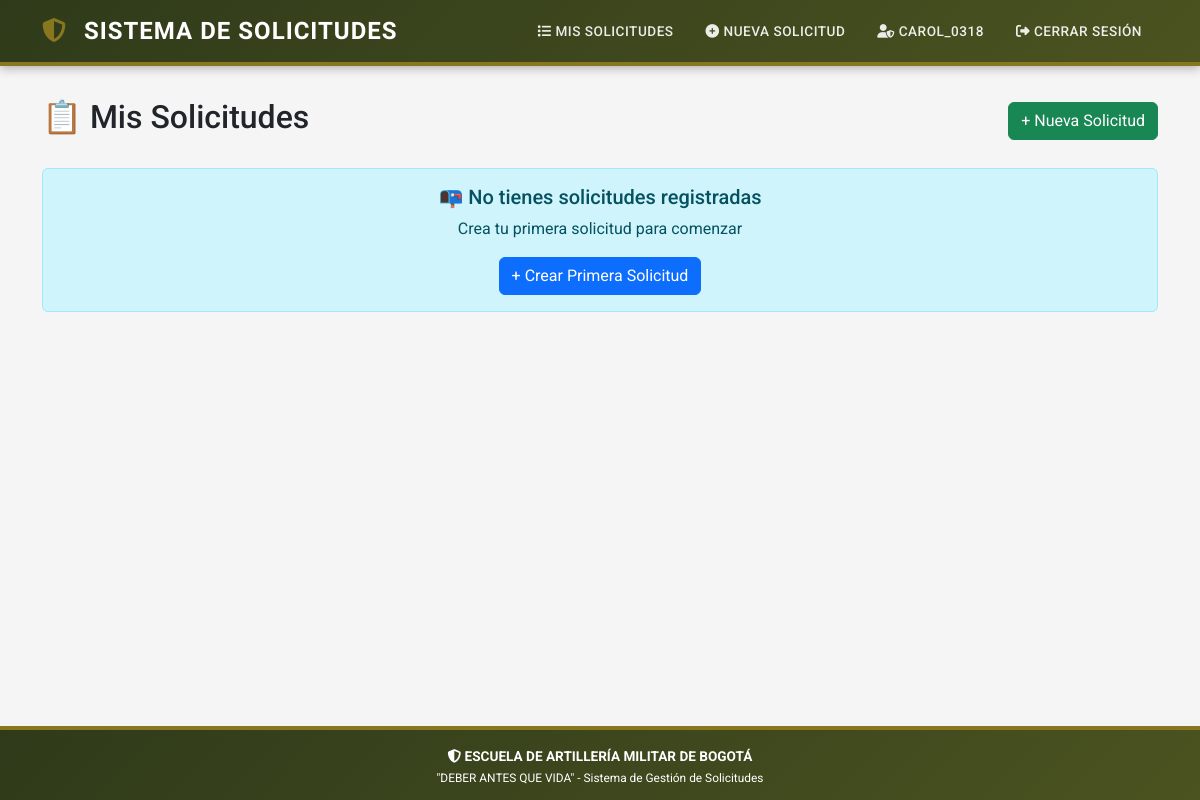
The page /solicitudes/ (signed in) on the database as committed earlier.
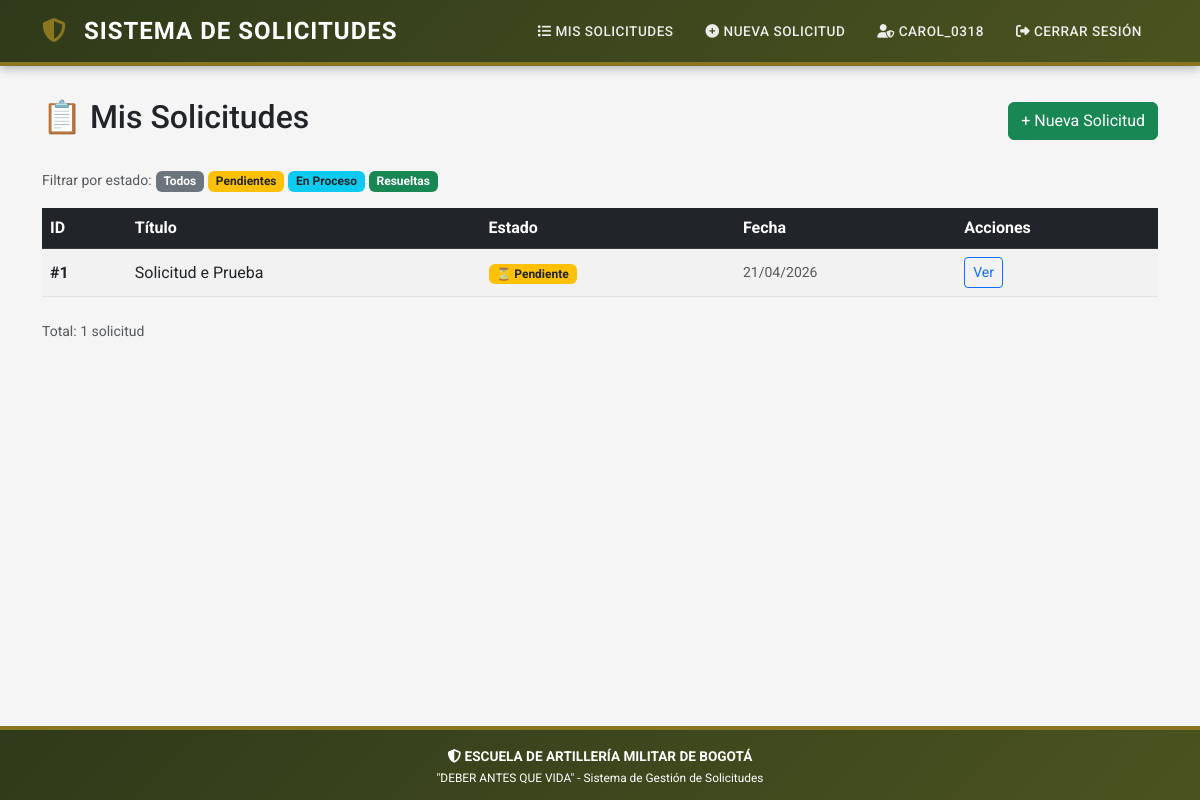
The same page on the database as committed later.
### core/models.py (models this page shows, shortened)
class Solicitud(models.Model):
    ESTADOS = [
        ('pendiente', 'Pendiente'),
        ('en_proceso', 'En Proceso'),
        ('resuelta', 'Resuelta'),
        ('rechazada', 'Rechazada'),
    ]
    titulo = models.CharField(max_length=200)
    descripcion = models.TextField()
    solicitante = models.ForeignKey(User, on_delete=models.CASCADE)
    estado = models.CharField(max_length=20, choices=ESTADOS, default='pendiente')
    fecha_creacion = models.DateTimeField(auto_now_add=True)
    fecha_actualizacion = models.DateTimeField(auto_now=True)
    class Meta:
        verbose_name = 'Solicitud'
        verbose_name_plural = 'Solicitudes'

### core/views.py (the view)
# urls.py: path('solicitudes/', views.lista_solicitudes, name='lista_solicitudes'),
@login_required
def lista_solicitudes(request):
    solicitudes = Solicitud.objects.filter(solicitante=request.user).order_by('-fecha_creacion')
    return render(request, 'core/lista_solicitudes.html', {'solicitudes': solicitudes})

### core/templates/core/lista_solicitudes.html (shortened to what this page needs)
{% extends 'core/base.html' %}
{% block content %}
<div class="d-flex justify-content-between align-items-center mb-4">
    <h2>📋 Mis Solicitudes</h2>
    <a href="{% url 'crear_solicitud' %}" class="btn btn-success">
        + Nueva Solicitud
    </a>
</div>
{% if solicitudes %}
    <div class="mb-3">
        <span class="text-muted small">Filtrar por estado:</span>
        <a href="?estado=" class="badge bg-secondary text-decoration-none">Todos</a>
        <a href="?estado=pendiente" class="badge bg-warning text-dark text-decoration-none">Pendientes</a>
        <a href="?estado=en_proceso" class="badge bg-info text-dark text-decoration-none">En Proceso</a>
        <a href="?estado=resuelta" class="badge bg-success text-decoration-none">Resueltas</a>
    </div>
    <div class="table-responsive">
        <table class="table table-striped table-hover align-middle">
            <thead class="table-dark">
                <tr>
                    <th>ID</th>
                    <th>Título</th>
                    <th>Estado</th>
                    <th>Fecha</th>
                    <th>Acciones</th>
                </tr>
            </thead>
            <tbody>
                {% for solicitud in solicitudes %}
                <tr>
                    <td><strong>#{{ solicitud.id }}</strong></td>
                    <td>{{ solicitud.titulo|truncatechars:40 }}</td>
                    <td>
                        {% if solicitud.estado == 'pendiente' %}
                            <span class="badge bg-warning text-dark">⏳ Pendiente</span>
                        {% elif solicitud.estado == 'en_proceso' %}
                            <span class="badge bg-info text-dark">🔄 En Proceso</span>
                        {% elif solicitud.estado == 'resuelta' %}
                            <span class="badge bg-success">✅ Resuelta</span>
                        {% else %}
                            <span class="badge bg-danger">❌ Rechazada</span>
                        {% endif %}
                    </td>
                    <td class="small text-muted">
                        {{ solicitud.fecha_creacion|date:"d/m/Y" }}
                    </td>
                    <td>
                        <a href="{% url 'detalle_solicitud' solicitud.id %}"
                           class="btn btn-sm btn-outline-primary">Ver</a>
                    </td>
                </tr>
                {% endfor %}
            </tbody>
        </table>
    </div>
    <div class="text-muted small mt-2">
        Total: {{ solicitudes.count }} solicitud{{ solicitudes.count|pluralize }}
    </div>
{% else %}
    <div class="alert alert-info text-center">
        <h5>📭 No tienes solicitudes registradas</h5>
        <p class="mb-3">Crea tu primera solicitud para comenzar</p>
        <a href="{% url 'crear_solicitud' %}" class="btn btn-primary">
            + Crear Primera Solicitud
        </a>
    </div>
{% endif %}
{% endblock %}

### core/templates/core/base.html (shortened to what this page needs)
<!DOCTYPE html>
<html lang="es">
<head>
    <link href="https://cdn.jsdelivr.net/npm/bootstrap@5.3.0/dist/css/bootstrap.min.css" rel="stylesheet">
    <link rel="stylesheet" href="https://cdnjs.cloudflare.com/ajax/libs/font-awesome/6.4.0/css/all.min.css">
</head>
<body>
    <nav class="navbar navbar-expand-lg navbar-military">
        <div class="container">
            <a class="navbar-brand" href="{% url 'home' %}">
                <i class="fas fa-shield-alt"></i>
                SISTEMA DE SOLICITUDES
            </a>
            <div class="collapse navbar-collapse justify-content-end" id="navbarNav">
                <ul class="navbar-nav align-items-center">
                    {% if user.is_authenticated %}
                        <li class="nav-item">
                            <a class="nav-link" href="{% url 'lista_solicitudes' %}">
                                <i class="fas fa-list"></i> Mis Solicitudes
                            </a>
                        </li>
                        <li class="nav-item">
                            <a class="nav-link" href="{% url 'crear_solicitud' %}">
                                <i class="fas fa-plus-circle"></i> Nueva Solicitud
                            </a>
                        </li>
                        <li class="nav-item">
                            <span class="nav-link">
                                <i class="fas fa-user-shield"></i> {{ user.username }}
                            </span>
                        </li>
                        <li class="nav-item">
                            <form action="{% url 'logout' %}" method="post" class="d-inline">
                                <button type="submit" class="btn btn-link nav-link">
                                    <i class="fas fa-sign-out-alt"></i> Cerrar Sesión
                                </button>
                            </form>
                        </li>
                    {% else %}
                        <li class="nav-item">
                            <a class="nav-link" href="{% url 'login' %}">
                                <i class="fas fa-sign-in-alt"></i> Iniciar Sesión
                            </a>
                        </li>
                    {% endif %}
                </ul>
            </div>
        </div>
    </nav>
    <div class="main-content">
        <div class="container">
            {% block content %}{% endblock %}
        </div>
    </div>
    <footer class="footer-military">
        <div class="container">
            <p class="mb-1">
                <i class="fas fa-shield-alt"></i>
                <strong>ESCUELA DE ARTILLERÍA MILITAR DE BOGOTÁ</strong>
            </p>
            <p class="mb-0 small">
                "DEBER ANTES QUE VIDA" - Sistema de Gestión de Solicitudes
            </p>
        </div>
    </footer>
</body>
</html>

### core/templates/core/base.html (style rules this page uses)
:root { --military-green: #4B5320; --military-dark: #2F3A1A; --military-light: #6B7B3A; --military-gold: #897720; --military-brown: #5C4033; }
body { font-family: 'Roboto', sans-serif; background-color: #f5f5f5; }
.navbar-military { background: linear-gradient(135deg, var(--military-dark) 0%, var(--military-green) 100%); box-shadow: 0 2px 10px rgba(0,0,0,0.3); border-bottom: 4px solid var(--military-gold); }
.navbar-brand { font-family: 'Roboto Condensed', sans-serif; font-weight: 700; font-size: 1.5rem; color: white !important; text-transform: uppercase; letter-spacing: 1px; }
.navbar-brand i { color: var(--military-gold); margin-right: 10px; }
.nav-link { color: rgba(255,255,255,0.9) !important; font-weight: 500; text-transform: uppercase; font-size: 0.85rem; letter-spacing: 0.5px; padding: 0.5rem 1rem !important; transition: all 0.3s; }
.main-content { min-height: calc(100vh - 140px); padding: 2rem 0; }
.footer-military { background: linear-gradient(135deg, var(--military-dark) 0%, var(--military-green) 100%); color: white; text-align: center; padding: 1rem 0; border-top: 4px solid var(--military-gold); font-size: 0.85rem; }

Rows that differ between the two databases and show on the page:
added Solicitud: id "1", titulo "Solicitud e Prueba", estado "⏳ Pendiente", fecha_creacion "21/04/2026"
Other text that changed with them:
{{ solicitudes.count }}: (not shown) → "1"
text no longer shown: "📭 No tienes solicitudes registradas Crea tu primera solicitud para comenzar + Crear Primera Solicitud"
text now shown: "Filtrar por estado: Todos Pendientes En Proceso Resueltas ID Título Estado Fecha Acciones Total: solicitud"
